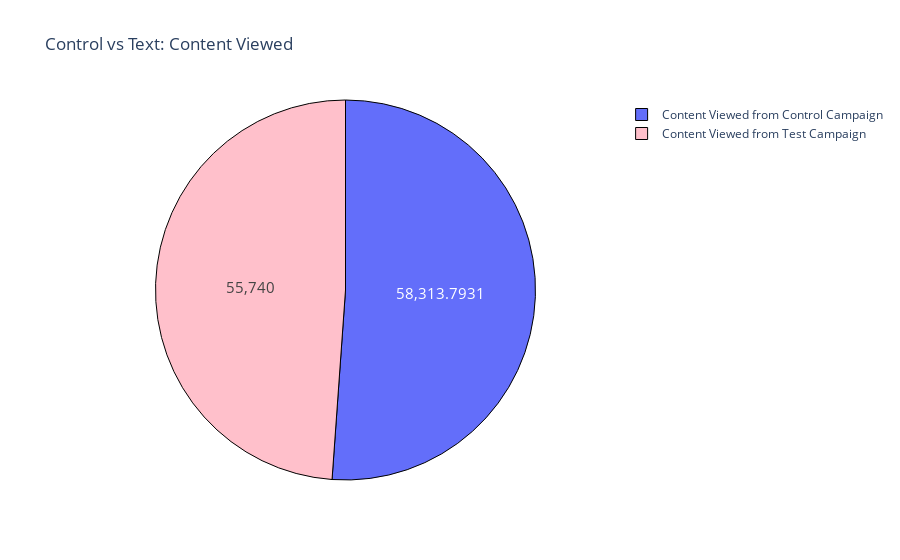

Write notebook code for a chart like this one.
### Code cell
fig = go.Figure(data = [go.Pie(labels = label, values = counts)])
fig.update_layout(title_text = 'Control vs Text: Content Viewed')
fig.update_traces(hoverinfo = 'label+percent',
                  textinfo = 'value',
                  textfont_size = 15,
                  marker = dict(colors = colors,
                                line = dict(
                                    color = 'black',
                                    width = 1
                                )))

### Figure 1 — Plotly figure (JSON) as saved in the notebook; plotly's stock layout.template omitted (floating-point values rounded to 4 significant figures)
{"data": [{"hoverinfo": "label+percent", "labels": ["Content Viewed from Control Campaign", "Content Viewed from Test Campaign"], "marker": {"colors": ["baby blue", "pink"], "line": {"color": "black", "width": 1}}, "textfont": {"size": 15}, "textinfo": "value", "type": "pie", "values": [58310.0, 55740]}], "layout": {"title": {"text": "Control vs Text: Content Viewed"}}}
